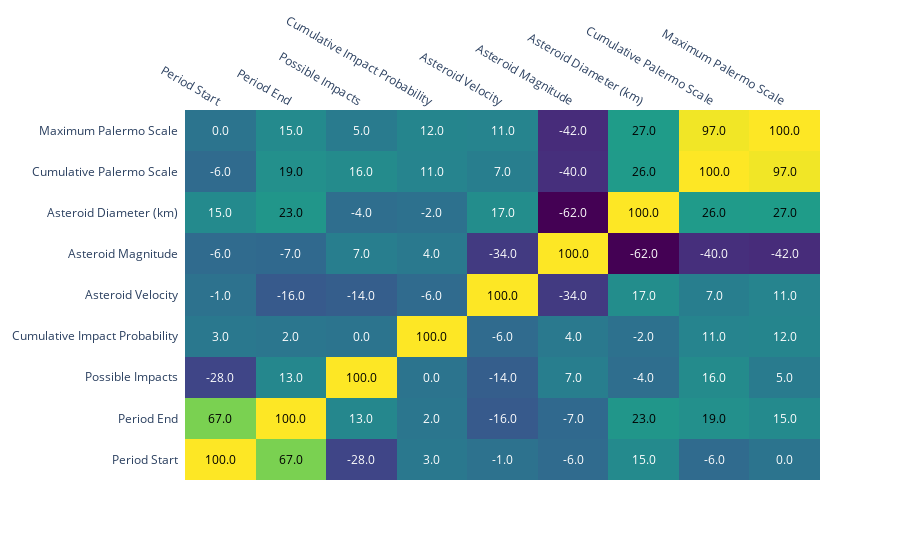

Notebook cell for this chart:
### Code cell
x = Impacts.corr().columns
y = Impacts.corr().index
new = Impacts.corr().reset_index(drop=True)
corr_mat = [(Impacts.corr()[d] * 10000)//100  for d in new ]
corr_mat = np.array(corr_mat)
x= np.array(x).tolist()
y= np.array(y).tolist()
fig = ff.create_annotated_heatmap(corr_mat, x=x,y=y, annotation_text=corr_mat, colorscale='Viridis')

fig.show()

### Figure 1 — Plotly figure (JSON) as saved in the notebook; plotly's stock layout.template omitted (floating-point values rounded to 4 significant figures)
{"data": [{"colorscale": [[0, "#440154"], [0.1111, "#482878"], [0.2222, "#3e4989"], [0.3333, "#31688e"], [0.4444, "#26828e"], [0.5556, "#1f9e89"], [0.6667, "#35b779"], [0.7778, "#6ece58"], [0.8889, "#b5de2b"], [1, "#fde725"]], "reversescale": false, "showscale": false, "type": "heatmap", "x": ["Period Start", "Period End", "Possible Impacts", "Cumulative Impact Probability", "Asteroid Velocity", "Asteroid Magnitude", "Asteroid Diameter (km)", "Cumulative Palermo Scale", "Maximum Palermo Scale"], "y": ["Period Start", "Period End", "Possible Impacts", "Cumulative Impact Probability", "Asteroid Velocity", "Asteroid Magnitude", "Asteroid Diameter (km)", "Cumulative Palermo Scale", "Maximum Palermo Scale"], "z": [[100, 67, -28, 3, -1, -6, 15, -6, 0], [67, 100, 13, 2, -16, -7, 23, 19, 15], [-28, 13, 100, 0, -14, 7, -4, 16, 5], [3, 2, 0, 100, -6, 4, -2, 11, 12], [-1, -16, -14, -6, 100, -34, 17, 7, 11], [-6, -7, 7, 4, -34, 100, -62, -40, -42], [15, 23, -4, -2, 17, -62, 100, 26, 27], [-6, 19, 16, 11, 7, -40, 26, 100, 97], [0, 15, 5, 12, 11, -42, 27, 97, 100]]}], "layout": {"annotations": [{"font": {"color": "#000000"}, "showarrow": false, "text": "100.0", "x": "Period Start", "xref": "x", "y": "Period Start", "yref": "y"}, {"font": {"color": "#000000"}, "showarrow": false, "text": "67.0", "x": "Period End", "xref": "x", "y": "Period Start", "yref": "y"}, {"font": {"color": "#FFFFFF"}, "showarrow": false, "text": "-28.0", "x": "Possible Impacts", "xref": "x", "y": "Period Start", "yref": "y"}, {"font": {"color": "#FFFFFF"}, "showarrow": false, "text": "3.0", "x": "Cumulative Impact Probability", "xref": "x", "y": "Period Start", "yref": "y"}, {"font": {"color": "#FFFFFF"}, "showarrow": false, "text": "-1.0", "x": "Asteroid Velocity", "xref": "x", "y": "Period Start", "yref": "y"}, {"font": {"color": "#FFFFFF"}, "showarrow": false, "text": "-6.0", "x": "Asteroid Magnitude", "xref": "x", "y": "Period Start", "yref": "y"}, {"font": {"color": "#FFFFFF"}, "showarrow": false, "text": "15.0", "x": "Asteroid Diameter (km)", "xref": "x", "y": "Period Start", "yref": "y"}, {"font": {"color": "#FFFFFF"}, "showarrow": false, "text": "-6.0", "x": "Cumulative Palermo Scale", "xref": "x", "y": "Period Start", "yref": "y"}, {"font": {"color": "#FFFFFF"}, "showarrow": false, "text": "0.0", "x": "Maximum Palermo Scale", "xref": "x", "y": "Period Start", "yref": "y"}, {"font": {"color": "#000000"}, "showarrow": false, "text": "67.0", "x": "Period Start", "xref": "x", "y": "Period End", "yref": "y"}, {"font": {"color": "#000000"}, "showarrow": false, "text": "100.0", "x": "Period End", "xref": "x", "y": "Period End", "yref": "y"}, {"font": {"color": "#FFFFFF"}, "showarrow": false, "text": "13.0", "x": "Possible Impacts", "xref": "x", "y": "Period End", "yref": "y"}, {"font": {"color": "#FFFFFF"}, "showarrow": false, "text": "2.0", "x": "Cumulative Impact Probability", "xref": "x", "y": "Period End", "yref": "y"}, {"font": {"color": "#FFFFFF"}, "showarrow": false, "text": "-16.0", "x": "Asteroid Velocity", "xref": "x", "y": "Period End", "yref": "y"}, {"font": {"color": "#FFFFFF"}, "showarrow": false, "text": "-7.0", "x": "Asteroid Magnitude", "xref": "x", "y": "Period End", "yref": "y"}, {"font": {"color": "#000000"}, "showarrow": false, "text": "23.0", "x": "Asteroid Diameter (km)", "xref": "x", "y": "Period End", "yref": "y"}, {"font": {"color": "#000000"}, "showarrow": false, "text": "19.0", "x": "Cumulative Palermo Scale", "xref": "x", "y": "Period End", "yref": "y"}, {"font": {"color": "#FFFFFF"}, "showarrow": false, "text": "15.0", "x": "Maximum Palermo Scale", "xref": "x", "y": "Period End", "yref": "y"}, {"font": {"color": "#FFFFFF"}, "showarrow": false, "text": "-28.0", "x": "Period Start", "xref": "x", "y": "Possible Impacts", "yref": "y"}, {"font": {"color": "#FFFFFF"}, "showarrow": false, "text": "13.0", "x": "Period End", "xref": "x", "y": "Possible Impacts", "yref": "y"}, {"font": {"color": "#000000"}, "showarrow": false, "text": "100.0", "x": "Possible Impacts", "xref": "x", "y": "Possible Impacts", "yref": "y"}, {"font": {"color": "#FFFFFF"}, "showarrow": false, "text": "0.0", "x": "Cumulative Impact Probability", "xref": "x", "y": "Possible Impacts", "yref": "y"}, {"font": {"color": "#FFFFFF"}, "showarrow": false, "text": "-14.0", "x": "Asteroid Velocity", "xref": "x", "y": "Possible Impacts", "yref": "y"}, {"font": {"color": "#FFFFFF"}, "showarrow": false, "text": "7.0", "x": "Asteroid Magnitude", "xref": "x", "y": "Possible Impacts", "yref": "y"}, {"font": {"color": "#FFFFFF"}, "showarrow": false, "text": "-4.0", "x": "Asteroid Diameter (km)", "xref": "x", "y": "Possible Impacts", "yref": "y"}, {"font": {"color": "#FFFFFF"}, "showarrow": false, "text": "16.0", "x": "Cumulative Palermo Scale", "xref": "x", "y": "Possible Impacts", "yref": "y"}, {"font": {"color": "#FFFFFF"}, "showarrow": false, "text": "5.0", "x": "Maximum Palermo Scale", "xref": "x", "y": "Possible Impacts", "yref": "y"}, {"font": {"color": "#FFFFFF"}, "showarrow": false, "text": "3.0", "x": "Period Start", "xref": "x", "y": "Cumulative Impact Probability", "yref": "y"}, {"font": {"color": "#FFFFFF"}, "showarrow": false, "text": "2.0", "x": "Period End", "xref": "x", "y": "Cumulative Impact Probability", "yref": "y"}, {"font": {"color": "#FFFFFF"}, "showarrow": false, "text": "0.0", "x": "Possible Impacts", "xref": "x", "y": "Cumulative Impact Probability", "yref": "y"}, {"font": {"color": "#000000"}, "showarrow": false, "text": "100.0", "x": "Cumulative Impact Probability", "xref": "x", "y": "Cumulative Impact Probability", "yref": "y"}, {"font": {"color": "#FFFFFF"}, "showarrow": false, "text": "-6.0", "x": "Asteroid Velocity", "xref": "x", "y": "Cumulative Impact Probability", "yref": "y"}, {"font": {"color": "#FFFFFF"}, "showarrow": false, "text": "4.0", "x": "Asteroid Magnitude", "xref": "x", "y": "Cumulative Impact Probability", "yref": "y"}, {"font": {"color": "#FFFFFF"}, "showarrow": false, "text": "-2.0", "x": "Asteroid Diameter (km)", "xref": "x", "y": "Cumulative Impact Probability", "yref": "y"}, {"font": {"color": "#FFFFFF"}, "showarrow": false, "text": "11.0", "x": "Cumulative Palermo Scale", "xref": "x", "y": "Cumulative Impact Probability", "yref": "y"}, {"font": {"color": "#FFFFFF"}, "showarrow": false, "text": "12.0", "x": "Maximum Palermo Scale", "xref": "x", "y": "Cumulative Impact Probability", "yref": "y"}, {"font": {"color": "#FFFFFF"}, "showarrow": false, "text": "-1.0", "x": "Period Start", "xref": "x", "y": "Asteroid Velocity", "yref": "y"}, {"font": {"color": "#FFFFFF"}, "showarrow": false, "text": "-16.0", "x": "Period End", "xref": "x", "y": "Asteroid Velocity", "yref": "y"}, {"font": {"color": "#FFFFFF"}, "showarrow": false, "text": "-14.0", "x": "Possible Impacts", "xref": "x", "y": "Asteroid Velocity", "yref": "y"}, {"font": {"color": "#FFFFFF"}, "showarrow": false, "text": "-6.0", "x": "Cumulative Impact Probability", "xref": "x", "y": "Asteroid Velocity", "yref": "y"}, {"font": {"color": "#000000"}, "showarrow": false, "text": "100.0", "x": "Asteroid Velocity", "xref": "x", "y": "Asteroid Velocity", "yref": "y"}, {"font": {"color": "#FFFFFF"}, "showarrow": false, "text": "-34.0", "x": "Asteroid Magnitude", "xref": "x", "y": "Asteroid Velocity", "yref": "y"}, {"font": {"color": "#FFFFFF"}, "showarrow": false, "text": "17.0", "x": "Asteroid Diameter (km)", "xref": "x", "y": "Asteroid Velocity", "yref": "y"}, {"font": {"color": "#FFFFFF"}, "showarrow": false, "text": "7.0", "x": "Cumulative Palermo Scale", "xref": "x", "y": "Asteroid Velocity", "yref": "y"}, {"font": {"color": "#FFFFFF"}, "showarrow": false, "text": "11.0", "x": "Maximum Palermo Scale", "xref": "x", "y": "Asteroid Velocity", "yref": "y"}, {"font": {"color": "#FFFFFF"}, "showarrow": false, "text": "-6.0", "x": "Period Start", "xref": "x", "y": "Asteroid Magnitude", "yref": "y"}, {"font": {"color": "#FFFFFF"}, "showarrow": false, "text": "-7.0", "x": "Period End", "xref": "x", "y": "Asteroid Magnitude", "yref": "y"}, {"font": {"color": "#FFFFFF"}, "showarrow": false, "text": "7.0", "x": "Possible Impacts", "xref": "x", "y": "Asteroid Magnitude", "yref": "y"}, {"font": {"color": "#FFFFFF"}, "showarrow": false, "text": "4.0", "x": "Cumulative Impact Probability", "xref": "x", "y": "Asteroid Magnitude", "yref": "y"}, {"font": {"color": "#FFFFFF"}, "showarrow": false, "text": "-34.0", "x": "Asteroid Velocity", "xref": "x", "y": "Asteroid Magnitude", "yref": "y"}, {"font": {"color": "#000000"}, "showarrow": false, "text": "100.0", "x": "Asteroid Magnitude", "xref": "x", "y": "Asteroid Magnitude", "yref": "y"}, {"font": {"color": "#FFFFFF"}, "showarrow": false, "text": "-62.0", "x": "Asteroid Diameter (km)", "xref": "x", "y": "Asteroid Magnitude", "yref": "y"}, {"font": {"color": "#FFFFFF"}, "showarrow": false, "text": "-40.0", "x": "Cumulative Palermo Scale", "xref": "x", "y": "Asteroid Magnitude", "yref": "y"}, {"font": {"color": "#FFFFFF"}, "showarrow": false, "text": "-42.0", "x": "Maximum Palermo Scale", "xref": "x", "y": "Asteroid Magnitude", "yref": "y"}, {"font": {"color": "#FFFFFF"}, "showarrow": false, "text": "15.0", "x": "Period Start", "xref": "x", "y": "Asteroid Diameter (km)", "yref": "y"}, {"font": {"color": "#000000"}, "showarrow": false, "text": "23.0", "x": "Period End", "xref": "x", "y": "Asteroid Diameter (km)", "yref": "y"}, {"font": {"color": "#FFFFFF"}, "showarrow": false, "text": "-4.0", "x": "Possible Impacts", "xref": "x", "y": "Asteroid Diameter (km)", "yref": "y"}, {"font": {"color": "#FFFFFF"}, "showarrow": false, "text": "-2.0", "x": "Cumulative Impact Probability", "xref": "x", "y": "Asteroid Diameter (km)", "yref": "y"}, {"font": {"color": "#FFFFFF"}, "showarrow": false, "text": "17.0", "x": "Asteroid Velocity", "xref": "x", "y": "Asteroid Diameter (km)", "yref": "y"}, {"font": {"color": "#FFFFFF"}, "showarrow": false, "text": "-62.0", "x": "Asteroid Magnitude", "xref": "x", "y": "Asteroid Diameter (km)", "yref": "y"}, {"font": {"color": "#000000"}, "showarrow": false, "text": "100.0", "x": "Asteroid Diameter (km)", "xref": "x", "y": "Asteroid Diameter (km)", "yref": "y"}, {"font": {"color": "#000000"}, "showarrow": false, "text": "26.0", "x": "Cumulative Palermo Scale", "xref": "x", "y": "Asteroid Diameter (km)", "yref": "y"}, {"font": {"color": "#000000"}, "showarrow": false, "text": "27.0", "x": "Maximum Palermo Scale", "xref": "x", "y": "Asteroid Diameter (km)", "yref": "y"}, {"font": {"color": "#FFFFFF"}, "showarrow": false, "text": "-6.0", "x": "Period Start", "xref": "x", "y": "Cumulative Palermo Scale", "yref": "y"}, {"font": {"color": "#000000"}, "showarrow": false, "text": "19.0", "x": "Period End", "xref": "x", "y": "Cumulative Palermo Scale", "yref": "y"}, {"font": {"color": "#FFFFFF"}, "showarrow": false, "text": "16.0", "x": "Possible Impacts", "xref": "x", "y": "Cumulative Palermo Scale", "yref": "y"}, {"font": {"color": "#FFFFFF"}, "showarrow": false, "text": "11.0", "x": "Cumulative Impact Probability", "xref": "x", "y": "Cumulative Palermo Scale", "yref": "y"}, {"font": {"color": "#FFFFFF"}, "showarrow": false, "text": "7.0", "x": "Asteroid Velocity", "xref": "x", "y": "Cumulative Palermo Scale", "yref": "y"}, {"font": {"color": "#FFFFFF"}, "showarrow": false, "text": "-40.0", "x": "Asteroid Magnitude", "xref": "x", "y": "Cumulative Palermo Scale", "yref": "y"}, {"font": {"color": "#000000"}, "showarrow": false, "text": "26.0", "x": "Asteroid Diameter (km)", "xref": "x", "y": "Cumulative Palermo Scale", "yref": "y"}, {"font": {"color": "#000000"}, "showarrow": false, "text": "100.0", "x": "Cumulative Palermo Scale", "xref": "x", "y": "Cumulative Palermo Scale", "yref": "y"}, {"font": {"color": "#000000"}, "showarrow": false, "text": "97.0", "x": "Maximum Palermo Scale", "xref": "x", "y": "Cumulative Palermo Scale", "yref": "y"}, {"font": {"color": "#FFFFFF"}, "showarrow": false, "text": "0.0", "x": "Period Start", "xref": "x", "y": "Maximum Palermo Scale", "yref": "y"}, {"font": {"color": "#FFFFFF"}, "showarrow": false, "text": "15.0", "x": "Period End", "xref": "x", "y": "Maximum Palermo Scale", "yref": "y"}, {"font": {"color": "#FFFFFF"}, "showarrow": false, "text": "5.0", "x": "Possible Impacts", "xref": "x", "y": "Maximum Palermo Scale", "yref": "y"}, {"font": {"color": "#FFFFFF"}, "showarrow": false, "text": "12.0", "x": "Cumulative Impact Probability", "xref": "x", "y": "Maximum Palermo Scale", "yref": "y"}, {"font": {"color": "#FFFFFF"}, "showarrow": false, "text": "11.0", "x": "Asteroid Velocity", "xref": "x", "y": "Maximum Palermo Scale", "yref": "y"}, {"font": {"color": "#FFFFFF"}, "showarrow": false, "text": "-42.0", "x": "Asteroid Magnitude", "xref": "x", "y": "Maximum Palermo Scale", "yref": "y"}, {"font": {"color": "#000000"}, "showarrow": false, "text": "27.0", "x": "Asteroid Diameter (km)", "xref": "x", "y": "Maximum Palermo Scale", "yref": "y"}, {"font": {"color": "#000000"}, "showarrow": false, "text": "97.0", "x": "Cumulative Palermo Scale", "xref": "x", "y": "Maximum Palermo Scale", "yref": "y"}, {"font": {"color": "#000000"}, "showarrow": false, "text": "100.0", "x": "Maximum Palermo Scale", "xref": "x", "y": "Maximum Palermo Scale", "yref": "y"}], "xaxis": {"dtick": 1, "gridcolor": "rgb(0, 0, 0)", "side": "top", "ticks": ""}, "yaxis": {"dtick": 1, "ticks": "", "ticksuffix": "  "}}}
